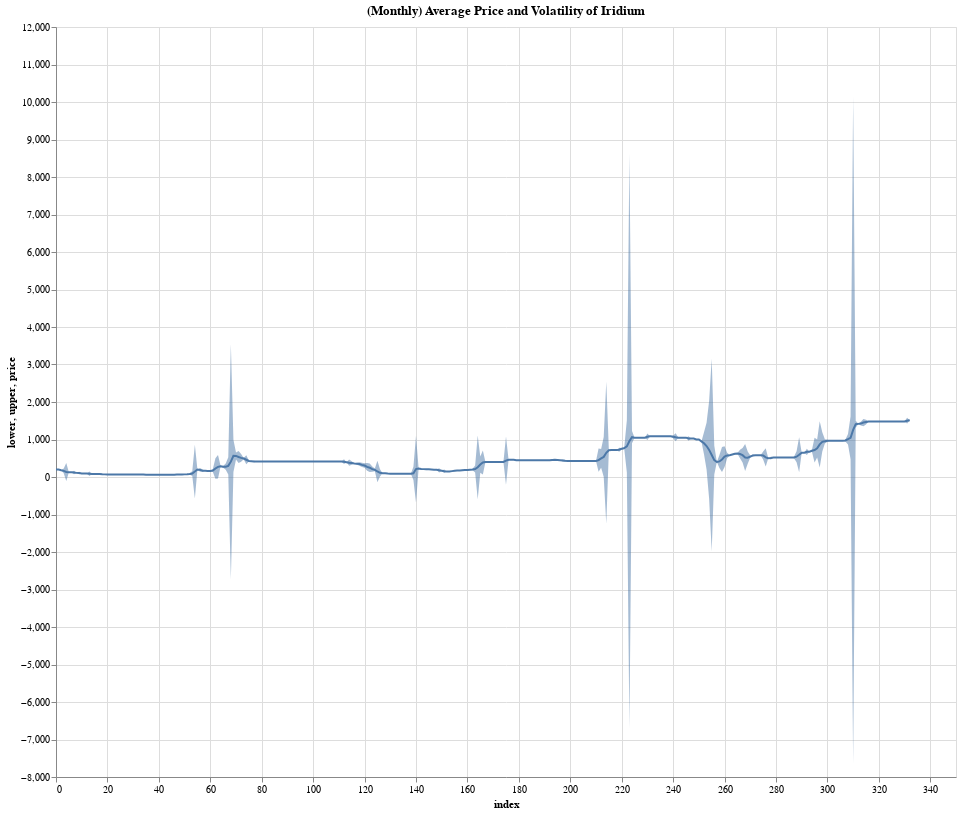

The code cell stored with this chart in its notebook:
### Code cell
#creating a data source to plot
data = pd.DataFrame({'price': np.array(monthly_data['value_irid']), 'volatility': np.array(monthly_data['vol_irid'])})
data['lower'] = data['price'] - data['volatility']
data['upper'] = data['price'] + data['volatility']
data['index'] = data.index
print(data.head())
line = alt.Chart(data).mark_line().encode(
    x='index',
    y='price'
).properties(
    width=900,
    height=750,
    title='(Monthly) Average Price and Volatility of Iridium'
)

band = alt.Chart(data).mark_area(
    opacity=0.5
).encode(
    x='index',
    y='lower:Q',
    y2='upper:Q'
)

band + line

### Figure 1 — Vega-Lite specification as saved in the notebook (floating-point values rounded to 4 significant figures; data arrays with more than 128 entries replaced by an {"elided": "..."} marker saying what was removed)
{"config": {"view": {"continuousWidth": 400, "continuousHeight": 300}}, "layer": [{"mark": {"type": "area", "opacity": 0.5}, "encoding": {"x": {"type": "quantitative", "field": "index"}, "y": {"type": "quantitative", "field": "lower"}, "y2": {"field": "upper"}}}, {"mark": "line", "encoding": {"x": {"type": "quantitative", "field": "index"}, "y": {"type": "quantitative", "field": "price"}}, "height": 750, "title": "(Monthly) Average Price and Volatility of Iridium", "width": 900}], "data": {"name": "data-93a19e3d8ac72acf01e6d39c723f99f8"}, "$schema": "https://vega.github.io/schema/vega-lite/v4.0.2.json", "datasets": {"data-93a19e3d8ac72acf01e6d39c723f99f8": {"elided": "333 records"}}}
